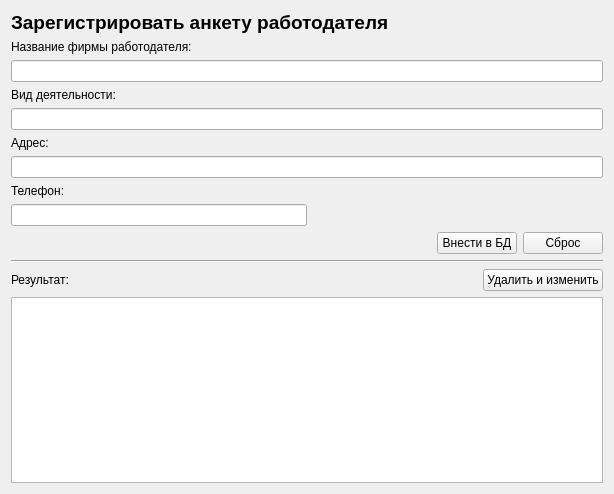
<?xml version="1.0" encoding="UTF-8"?>
<ui version="4.0">
 <class>Form2</class>
 <widget class="QWidget" name="Form2">
  <property name="geometry">
   <rect>
    <x>0</x>
    <y>0</y>
    <width>614</width>
    <height>494</height>
   </rect>
  </property>
  <property name="windowTitle">
   <string>Form</string>
  </property>
  <layout class="QGridLayout" name="gridLayout">
   <item row="0" column="0">
    <widget class="QLabel" name="label">
     <property name="font">
      <font>
       <pointsize>14</pointsize>
       <weight>75</weight>
       <bold>true</bold>
      </font>
     </property>
     <property name="text">
      <string>Зарегистрировать анкету работодателя </string>
     </property>
    </widget>
   </item>
   <item row="1" column="0">
    <layout class="QVBoxLayout" name="verticalLayout">
     <item>
      <widget class="QLabel" name="label_2">
       <property name="text">
        <string>Название фирмы работодателя:</string>
       </property>
      </widget>
     </item>
     <item>
      <widget class="QLineEdit" name="lineEdit"/>
     </item>
    </layout>
   </item>
   <item row="2" column="0">
    <layout class="QVBoxLayout" name="verticalLayout_2">
     <item>
      <widget class="QLabel" name="label_3">
       <property name="text">
        <string>Вид деятельности:</string>
       </property>
      </widget>
     </item>
     <item>
      <widget class="QLineEdit" name="lineEdit_2"/>
     </item>
    </layout>
   </item>
   <item row="3" column="0">
    <layout class="QVBoxLayout" name="verticalLayout_3">
     <item>
      <widget class="QLabel" name="label_4">
       <property name="text">
        <string>Адрес:</string>
       </property>
      </widget>
     </item>
     <item>
      <widget class="QLineEdit" name="lineEdit_3"/>
     </item>
    </layout>
   </item>
   <item row="4" column="0">
    <layout class="QVBoxLayout" name="verticalLayout_4">
     <item>
      <widget class="QLabel" name="label_5">
       <property name="text">
        <string>Телефон:</string>
       </property>
      </widget>
     </item>
     <item>
      <layout class="QHBoxLayout" name="horizontalLayout">
       <item>
        <widget class="QLineEdit" name="lineEdit_4"/>
       </item>
       <item>
        <spacer name="horizontalSpacer">
         <property name="orientation">
          <enum>Qt::Horizontal</enum>
         </property>
         <property name="sizeHint" stdset="0">
          <size>
           <width>40</width>
           <height>20</height>
          </size>
         </property>
        </spacer>
       </item>
      </layout>
     </item>
    </layout>
   </item>
   <item row="5" column="0">
    <layout class="QHBoxLayout" name="horizontalLayout_2">
     <item>
      <spacer name="horizontalSpacer_2">
       <property name="orientation">
        <enum>Qt::Horizontal</enum>
       </property>
       <property name="sizeHint" stdset="0">
        <size>
         <width>40</width>
         <height>20</height>
        </size>
       </property>
      </spacer>
     </item>
     <item>
      <widget class="QPushButton" name="pushButton">
       <property name="text">
        <string>Внести в БД</string>
       </property>
      </widget>
     </item>
     <item>
      <widget class="QPushButton" name="pushButton_2">
       <property name="text">
        <string>Сброс</string>
       </property>
      </widget>
     </item>
    </layout>
   </item>
   <item row="6" column="0">
    <layout class="QVBoxLayout" name="verticalLayout_5">
     <item>
      <widget class="Line" name="line">
       <property name="orientation">
        <enum>Qt::Horizontal</enum>
       </property>
      </widget>
     </item>
     <item>
      <layout class="QHBoxLayout" name="horizontalLayout_3">
       <item>
        <widget class="QLabel" name="label_6">
         <property name="text">
          <string>Результат:</string>
         </property>
        </widget>
       </item>
       <item>
        <spacer name="horizontalSpacer_3">
         <property name="orientation">
          <enum>Qt::Horizontal</enum>
         </property>
         <property name="sizeHint" stdset="0">
          <size>
           <width>40</width>
           <height>20</height>
          </size>
         </property>
        </spacer>
       </item>
       <item>
        <widget class="QPushButton" name="pushButton_3">
         <property name="text">
          <string>Удалить и изменить</string>
         </property>
        </widget>
       </item>
      </layout>
     </item>
    </layout>
   </item>
   <item row="7" column="0">
    <widget class="QTextEdit" name="textEdit"/>
   </item>
  </layout>
  <zorder>label</zorder>
  <zorder></zorder>
  <zorder></zorder>
  <zorder>pushButton_3</zorder>
  <zorder>pushButton_2</zorder>
  <zorder>label_6</zorder>
  <zorder>horizontalSpacer_3</zorder>
  <zorder>textEdit</zorder>
  <zorder>line</zorder>
 </widget>
 <resources/>
 <connections/>
</ui>
